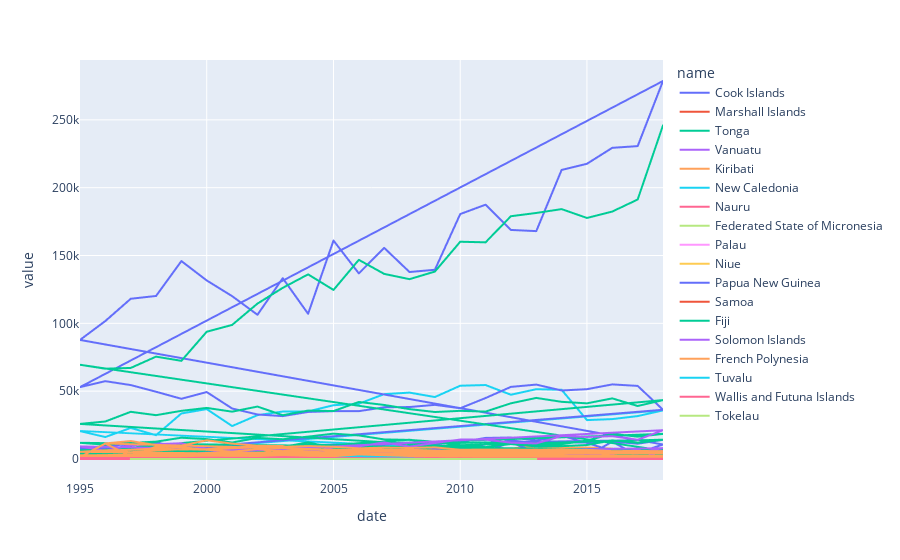

Notebook code cell kept with this figure:
### Code cell
fig = px.line(df, x="date", y="value", color='name')
fig.show()

### Figure 1 — Plotly figure (JSON) as saved in the notebook; plotly's stock layout.template omitted (floating-point values rounded to 4 significant figures; data arrays with more than 128 entries replaced by an {"elided": "..."} marker saying what was removed)
{"data": [{"hovertemplate": "name=Cook Islands<br>date=%{x}<br>value=%{y}<extra></extra>", "legendgroup": "Cook Islands", "line": {"color": "#636efa", "dash": "solid"}, "marker": {"symbol": "circle"}, "mode": "lines", "name": "Cook Islands", "showlegend": true, "type": "scattergl", "x": {"elided": "430 str values"}, "xaxis": "x", "y": {"elided": "430 int values"}, "yaxis": "y"}, {"hovertemplate": "name=Marshall Islands<br>date=%{x}<br>value=%{y}<extra></extra>", "legendgroup": "Marshall Islands", "line": {"color": "#EF553B", "dash": "solid"}, "marker": {"symbol": "circle"}, "mode": "lines", "name": "Marshall Islands", "showlegend": true, "type": "scattergl", "x": {"elided": "260 str values"}, "xaxis": "x", "y": {"elided": "260 int values"}, "yaxis": "y"}, {"hovertemplate": "name=Tonga<br>date=%{x}<br>value=%{y}<extra></extra>", "legendgroup": "Tonga", "line": {"color": "#00cc96", "dash": "solid"}, "marker": {"symbol": "circle"}, "mode": "lines", "name": "Tonga", "showlegend": true, "type": "scattergl", "x": {"elided": "426 str values"}, "xaxis": "x", "y": {"elided": "426 int values"}, "yaxis": "y"}, {"hovertemplate": "name=Vanuatu<br>date=%{x}<br>value=%{y}<extra></extra>", "legendgroup": "Vanuatu", "line": {"color": "#ab63fa", "dash": "solid"}, "marker": {"symbol": "circle"}, "mode": "lines", "name": "Vanuatu", "showlegend": true, "type": "scattergl", "x": {"elided": "418 str values"}, "xaxis": "x", "y": {"elided": "418 int values"}, "yaxis": "y"}, {"hovertemplate": "name=Kiribati<br>date=%{x}<br>value=%{y}<extra></extra>", "legendgroup": "Kiribati", "line": {"color": "#FFA15A", "dash": "solid"}, "marker": {"symbol": "circle"}, "mode": "lines", "name": "Kiribati", "showlegend": true, "type": "scattergl", "x": {"elided": "406 str values"}, "xaxis": "x", "y": {"elided": "406 int values"}, "yaxis": "y"}, {"hovertemplate": "name=New Caledonia<br>date=%{x}<br>value=%{y}<extra></extra>", "legendgroup": "New Caledonia", "line": {"color": "#19d3f3", "dash": "solid"}, "marker": {"symbol": "circle"}, "mode": "lines", "name": "New Caledonia", "showlegend": true, "type": "scattergl", "x": {"elided": "432 str values"}, "xaxis": "x", "y": {"elided": "432 int values"}, "yaxis": "y"}, {"hovertemplate": "name=Nauru<br>date=%{x}<br>value=%{y}<extra></extra>", "legendgroup": "Nauru", "line": {"color": "#FF6692", "dash": "solid"}, "marker": {"symbol": "circle"}, "mode": "lines", "name": "Nauru", "showlegend": true, "type": "scattergl", "x": {"elided": "390 str values"}, "xaxis": "x", "y": {"elided": "390 int values"}, "yaxis": "y"}, {"hovertemplate": "name=Federated State of Micronesia<br>date=%{x}<br>value=%{y}<extra></extra>", "legendgroup": "Federated State of Micronesia", "line": {"color": "#B6E880", "dash": "solid"}, "marker": {"symbol": "circle"}, "mode": "lines", "name": "Federated State of Micronesia", "showlegend": true, "type": "scattergl", "x": {"elided": "303 str values"}, "xaxis": "x", "y": {"elided": "303 int values"}, "yaxis": "y"}, {"hovertemplate": "name=Palau<br>date=%{x}<br>value=%{y}<extra></extra>", "legendgroup": "Palau", "line": {"color": "#FF97FF", "dash": "solid"}, "marker": {"symbol": "circle"}, "mode": "lines", "name": "Palau", "showlegend": true, "type": "scattergl", "x": {"elided": "177 str values"}, "xaxis": "x", "y": {"elided": "177 int values"}, "yaxis": "y"}, {"hovertemplate": "name=Niue<br>date=%{x}<br>value=%{y}<extra></extra>", "legendgroup": "Niue", "line": {"color": "#FECB52", "dash": "solid"}, "marker": {"symbol": "circle"}, "mode": "lines", "name": "Niue", "showlegend": true, "type": "scattergl", "x": {"elided": "415 str values"}, "xaxis": "x", "y": {"elided": "415 int values"}, "yaxis": "y"}, {"hovertemplate": "name=Papua New Guinea<br>date=%{x}<br>value=%{y}<extra></extra>", "legendgroup": "Papua New Guinea", "line": {"color": "#636efa", "dash": "solid"}, "marker": {"symbol": "circle"}, "mode": "lines", "name": "Papua New Guinea", "showlegend": true, "type": "scattergl", "x": {"elided": "432 str values"}, "xaxis": "x", "y": {"elided": "432 int values"}, "yaxis": "y"}, {"hovertemplate": "name=Samoa<br>date=%{x}<br>value=%{y}<extra></extra>", "legendgroup": "Samoa", "line": {"color": "#EF553B", "dash": "solid"}, "marker": {"symbol": "circle"}, "mode": "lines", "name": "Samoa", "showlegend": true, "type": "scattergl", "x": {"elided": "422 str values"}, "xaxis": "x", "y": {"elided": "422 int values"}, "yaxis": "y"}, {"hovertemplate": "name=Fiji<br>date=%{x}<br>value=%{y}<extra></extra>", "legendgroup": "Fiji", "line": {"color": "#00cc96", "dash": "solid"}, "marker": {"symbol": "circle"}, "mode": "lines", "name": "Fiji", "showlegend": true, "type": "scattergl", "x": {"elided": "432 str values"}, "xaxis": "x", "y": {"elided": "432 int values"}, "yaxis": "y"}, {"hovertemplate": "name=Solomon Islands<br>date=%{x}<br>value=%{y}<extra></extra>", "legendgroup": "Solomon Islands", "line": {"color": "#ab63fa", "dash": "solid"}, "marker": {"symbol": "circle"}, "mode": "lines", "name": "Solomon Islands", "showlegend": true, "type": "scattergl", "x": {"elided": "423 str values"}, "xaxis": "x", "y": {"elided": "423 int values"}, "yaxis": "y"}, {"hovertemplate": "name=French Polynesia<br>date=%{x}<br>value=%{y}<extra></extra>", "legendgroup": "French Polynesia", "line": {"color": "#FFA15A", "dash": "solid"}, "marker": {"symbol": "circle"}, "mode": "lines", "name": "French Polynesia", "showlegend": true, "type": "scattergl", "x": {"elided": "430 str values"}, "xaxis": "x", "y": {"elided": "430 int values"}, "yaxis": "y"}, {"hovertemplate": "name=Tuvalu<br>date=%{x}<br>value=%{y}<extra></extra>", "legendgroup": "Tuvalu", "line": {"color": "#19d3f3", "dash": "solid"}, "marker": {"symbol": "circle"}, "mode": "lines", "name": "Tuvalu", "showlegend": true, "type": "scattergl", "x": {"elided": "355 str values"}, "xaxis": "x", "y": {"elided": "355 int values"}, "yaxis": "y"}, {"hovertemplate": "name=Wallis and Futuna Islands<br>date=%{x}<br>value=%{y}<extra></extra>", "legendgroup": "Wallis and Futuna Islands", "line": {"color": "#FF6692", "dash": "solid"}, "marker": {"symbol": "circle"}, "mode": "lines", "name": "Wallis and Futuna Islands", "showlegend": true, "type": "scattergl", "x": {"elided": "389 str values"}, "xaxis": "x", "y": {"elided": "389 int values"}, "yaxis": "y"}, {"hovertemplate": "name=Tokelau<br>date=%{x}<br>value=%{y}<extra></extra>", "legendgroup": "Tokelau", "line": {"color": "#B6E880", "dash": "solid"}, "marker": {"symbol": "circle"}, "mode": "lines", "name": "Tokelau", "showlegend": true, "type": "scattergl", "x": ["1997-01-01T00:00:00", "2012-01-01T00:00:00", "2013-01-01T00:00:00", "2012-01-01T00:00:00", "2012-01-01T00:00:00", "2013-01-01T00:00:00", "2012-01-01T00:00:00", "1997-01-01T00:00:00", "2012-01-01T00:00:00", "2013-01-01T00:00:00", "2012-01-01T00:00:00", "2012-01-01T00:00:00", "2012-01-01T00:00:00", "2013-01-01T00:00:00", "2012-01-01T00:00:00", "2013-01-01T00:00:00", "1997-01-01T00:00:00", "2013-01-01T00:00:00", "2013-01-01T00:00:00", "2012-01-01T00:00:00", "2013-01-01T00:00:00", "1997-01-01T00:00:00", "2012-01-01T00:00:00"], "xaxis": "x", "y": [0, 0, 4, 0, 6, 2, 1, 3, 0, 1, 0, 0, 0, 1, 0, 0, 5, 0, 0, 1, 0, 0, 5], "yaxis": "y"}], "layout": {"legend": {"title": {"text": "name"}, "tracegroupgap": 0}, "margin": {"t": 60}, "xaxis": {"anchor": "y", "domain": [0, 1], "title": {"text": "date"}}, "yaxis": {"anchor": "x", "domain": [0, 1], "title": {"text": "value"}}}}
